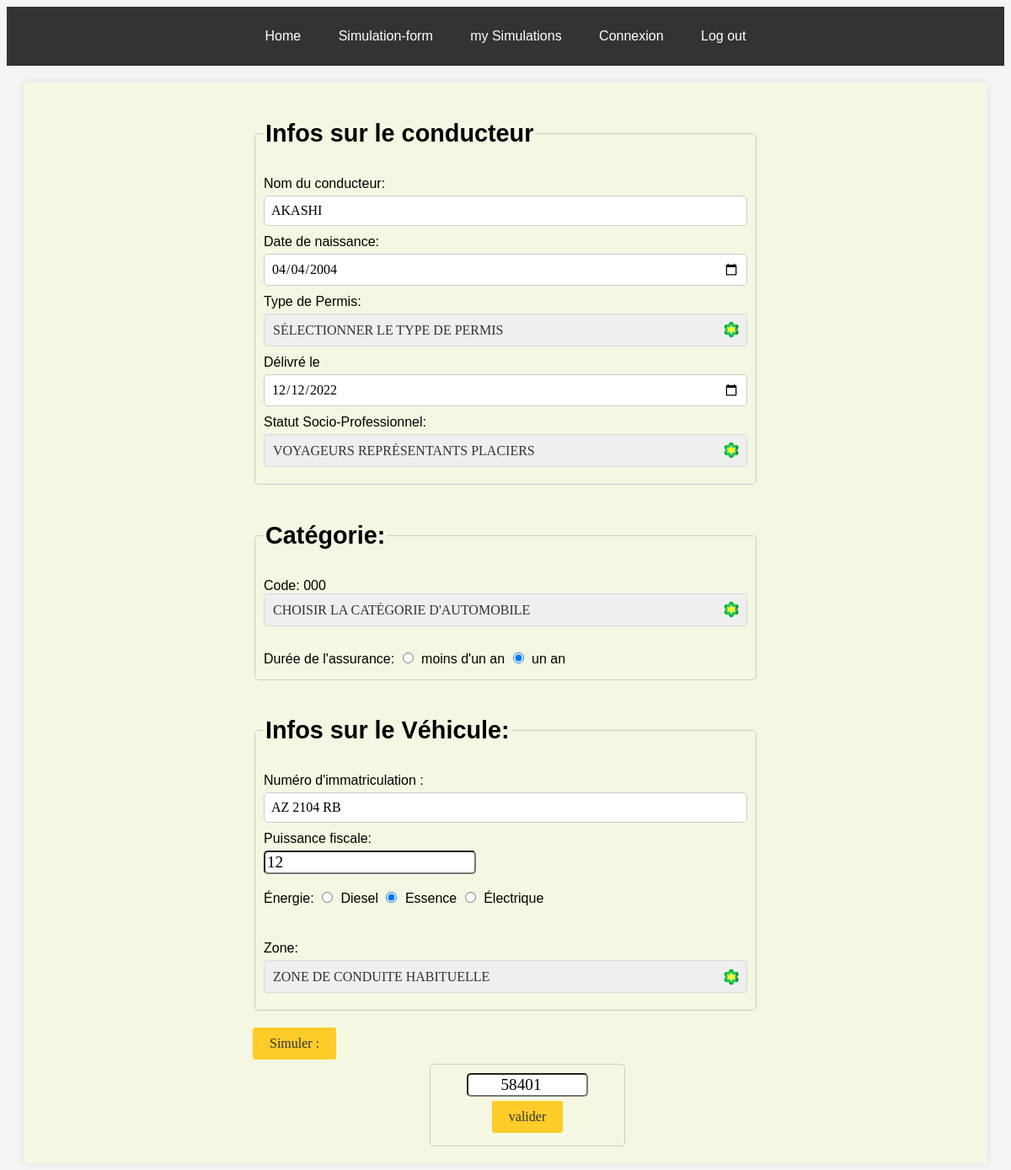
The page /index.php?index=form&id=5 (signed in) on the database its author committed.
### tables this page shows
CREATE TABLE `simulations` (
  `simulation_id` int(11) NOT NULL,
  `simulation_date` date DEFAULT NULL,
  `prime` int(11) DEFAULT NULL,
  `driver_id` int(11) DEFAULT NULL,
  `num_vehicle` varchar(10) DEFAULT NULL,
  `subscriber_id` int(11) DEFAULT NULL
);

CREATE TABLE `drivers` (
  `driver_id` int(11) NOT NULL,
  `driver_name` varchar(24) DEFAULT NULL,
  `birth_date` date DEFAULT NULL,
  `license_type` varchar(10) DEFAULT NULL,
  `license_issue_date` date DEFAULT NULL,
  `socio_professional_status` varchar(24) DEFAULT NULL,
  `subscriber_id` int(11) NOT NULL
);

CREATE TABLE `vehicles` (
  `num_vehicle` varchar(10) NOT NULL,
  `category_code` int(11) DEFAULT NULL,
  `insurance_duration` int(11) DEFAULT NULL,
  `fiscal_power` int(11) DEFAULT NULL,
  `fuel_type` varchar(10) DEFAULT NULL,
  `can_drive` varchar(10) DEFAULT NULL,
  `kart_owner_insured` varchar(10) DEFAULT NULL,
  `carries_flammable_material` enum('Yes','No') DEFAULT NULL,
  `with_trailer` enum('Yes','No') DEFAULT NULL,
  `trailer_power` int(11) DEFAULT NULL,
  `num_seats` int(11) DEFAULT NULL,
  `tonnage_payload` int(11) DEFAULT NULL,
  `habitual_driving_zone` varchar(24) DEFAULT NULL,
  `tpv_type` varchar(10) DEFAULT NULL,
  `vehicle_auto_ecole_type` varchar(10) DEFAULT NULL,
  `moto_type` varchar(10) DEFAULT NULL,
  `paid` varchar(5) DEFAULT NULL,
  `special_category_type` varchar(10) DEFAULT NULL
);

### view/form.php (the view, shortened to what this page needs)
<?php
if (isset($_REQUEST['id'])) {
    $query = 'SELECT *
    FROM simulations
    INNER JOIN drivers ON simulations.driver_id = drivers.driver_id
    INNER JOIN vehicles ON vehicles.num_vehicle = simulations.num_vehicle
    WHERE simulations.simulation_id = ?';
    $req = $pdo->prepare($query);
    $req->execute([$_REQUEST['id']]);
    $page = $req->fetch(PDO::FETCH_ASSOC);
}
?>
<div class="container">
    <form id="insuranceForm" method="POST" action="functions/traitement.php" onsubmit="return validateForm()">
        <fieldset>
            <legend>
                <h2>Infos sur le conducteur</h2>
            </legend>
            <label for="driverName">Nom du conducteur:</label>
            <input type="text" name="driverName" id="driverName" value='<?php if (isset($page['driver_name'])) echo $page['driver_name']; ?>'> <br>
            <label for="driverBirthDay">Date de naissance:</label>
            <input type="date" name="driverBirthDay" id="driverBirthDay" value='<?php if (isset($page['birth_date'])) echo $page['birth_date']; ?>' required>
            <span id="msg"></span> <br>
            <label for="driverLicense">Type de Permis:</label>
            <select id="driverLicense" name="driverLicense">
                <option selected="selected" disabled="disabled">Sélectionner le type de permis</option>
            </select> <br>
            <label for="licenseStartDate">Délivré le</label>
            <input type="date" id="licenseStartDate" name="licenseStartDate" value='<?php if (isset($page['license_issue_date'])) echo $page['license_issue_date']; ?>' required>
            <span id="msg1"></span><br>
            <label for="status">Statut Socio-Professionnel:</label>
            <select name="status" required id="status">
                <option value="Statut1" <?php if (isset($page['socio_professional_status']) && $page['socio_professional_status'] === "Statut1") echo 'selected'; ?>>Voyageurs Représentants Placiers</option>
            </select>
        </fieldset>
        <fieldset>
            <legend>
                <h2>Catégorie: </h2>
            </legend>
            <div class="category_designation">
                <div class="category">Code: <span id="code_category"><?php echo (isset($page['category_code']) ? $page['category_code'] : '000') ?></span></div>
                <div class="designation">
                    <select id="lib_category" name="lib_category" required>
                        <option selected="selected" disabled="disabled">Choisir la catégorie d'automobile</option>
                    </select>
                </div>
            </div><br>
            <label>Durée de l'assurance:</label>
            <input type="radio" name="time" id="lessThanYear" value="-1" <?php if (isset($page['insuration_duration']) && $page['insuration_duration'] != '1')  echo 'checked' ?>>
            <label for="lessThanYear">moins d'un an</label>
            <input type="radio" name="time" value="1" id="oneYear" checked required>
            <label for="oneYear">un an</label>
        </fieldset>
        <fieldset>
            <legend>
                <h2>Infos sur le Véhicule: </h2>
            </legend>
            <div class="info_car">
                <div class="info_type">
                    <label for="immatriculation">Numéro d'immatriculation : </label>
                    <input type="text" name="immatriculation" id="immatriculation " placeholder="Ex: AK 3604 RB" onblur="formatAndCheck(this)" value="<?php if (isset($page['num_vehicle'])) echo $page['num_vehicle'] ?>">
                    <br>
                    <label for="power">Puissance fiscale:</label>
                    <input type="number" name="fiscalPower" style="display: block;" id="power" min="2" value="<?php if (isset($page['fiscal_power'])) echo $page['fiscal_power']; ?>" required><br>
                    <label>Énergie:</label>
                    <input type="radio" name="Energy" value="Diesel" id="diesel" <?php if (isset($page['fuel_type']) && $page['fuel_type'] === "Diesel") echo 'checked'; ?>>
                    <label for="diesel">Diesel</label>
                    <input type="radio" name="Energy" value="Essence" id="essence" <?php if (isset($page['fuel_type']) && $page['fuel_type'] === "Essence") echo 'checked'; ?>>
                    <label for="essence">Essence</label>
                    <input type="radio" name="Energy" value="Electric" id="electric" <?php if (isset($page['fuel_type']) && $page['fuel_type'] === "Electric") echo 'checked'; ?>>
                    <label for="electric">Électrique</label><br>
                    <br>
                    <br>
                    <label for="zones">Zone:</label>
                    <select id="zones" name="zones" required>
                        <option value="zone rouge" selected="selected" disabled="disabled">zone de conduite habituelle</option>
                    </select>
                </div>
        </fieldset>
        <input type="button" name="simuler" value="Simuler :" id="submitButton" />
        <div class="result">
            <input type="number" name="prime" placeholder="    Prime" id="result" value="<?php if (isset($page['prime'])) echo $page['prime']; ?>" readonly required />
            <input type="submit" name="valider" value="valider" />
        </div>
    </form>

### css/style.css (style rules this page uses)
body { background-color: #f2f2f2; font-family: 'Trebuchet MS', 'Lucida Sans Unicode', 'Lucida Grande', 'Lucida Sans', Arial, sans-serif; }
.container { background-color: #f4f8e2; max-width: 100%; margin: 20px; padding: 20px; border-radius: 5px; box-shadow: 0 0 10px rgba(0, 0, 0, 0.1); }
fieldset { border: 1px solid #ccc; padding: 10px; margin-bottom: 20px; border-radius: 5px; }
legend { font-size: 1.2em; font-weight: bold; }
label { display: inline-flex; margin-bottom: 5px; }
input[type="text"], input[type="date"], select { width: 100%; padding: 8px; margin-bottom: 10px; border: 1px solid #ccc; border-radius: 5px; font-family: cursive; box-sizing: border-box; text-transform: uppercase; }
input[type="number"] { border-radius: 5px; font-family: cursive; font-size: larger; max-width: 65%; }
input[type="radio"], input[type="checkbox"] { margin-right: 5px; }
select { width: 100%; padding: 8px; margin-bottom: 10px; border: 1px solid #ccc; border-radius: 3px; box-sizing: border-box; font-family: cursive; color: #333; }
.result { display: flex; flex-direction: column; justify-content: center; align-items: center; background-color: #f4f8e2; padding: 10px; border: 1px solid #ccc; border-radius: 5px; margin-left: 35%; max-width: 35%; }
.result>input { margin-left: 5px; margin-right: 5px; margin-bottom: 5px; text-align: center; }
#insuranceForm { max-width: 600px; margin: 0 auto; }
input[type="button"] { display: flex; flex-direction: column; justify-content: center; align-items: center; font-family: cursive; background-color: #ffcc29; font-family: cursive; color: #333; padding: 10px 20px; border: none; border-radius: 3px; cursor: pointer; align-items: center; margin-bottom: 5px; font-size: medium; }
input[type="submit"] { background-color: #ffcc29; font-family: cursive; font-size: 16px; color: #333; padding: 10px 20px; border: none; border-radius: 3px; cursor: pointer; max-width: min-content; }

### css/sign.css (style rules this page uses)
body { background-color: whitesmoke; font-family: 'Trebuchet MS', 'Lucida Sans Unicode', 'Lucida Grande', 'Lucida Sans', Arial, sans-serif; }
.form-component input, select { border: 1px solid #d9dbde; border-radius: 4px; font-size: 16px; padding: 10px; width: 100%; }
input, select { font-size: 16px; }

### index.php (style rules this page uses)
select { appearance: none; -webkit-appearance: none; -moz-appearance: none; background-image: url('./img/icons8-processing-64.png'); background-size: 20px; background-position: right 8px center; background-repeat: no-repeat; }

### rows shown on the page
simulations: driverName "AKASHI", driverBirthDay "04/04/2004", licenseStartDate "12/12/2022", immatriculation "az 2104 RB", fiscalPower "12", prime "58401"
drivers: status "Voyageurs Représentants Placiers"
vehicles: fuel_type "☐ Diesel", fuel_type "☑ Essence", fuel_type "☐ Électrique"
